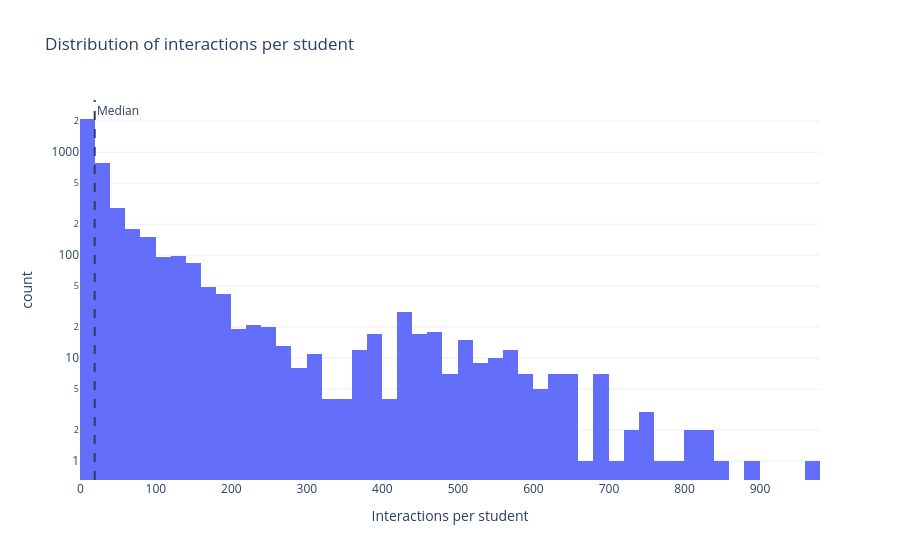
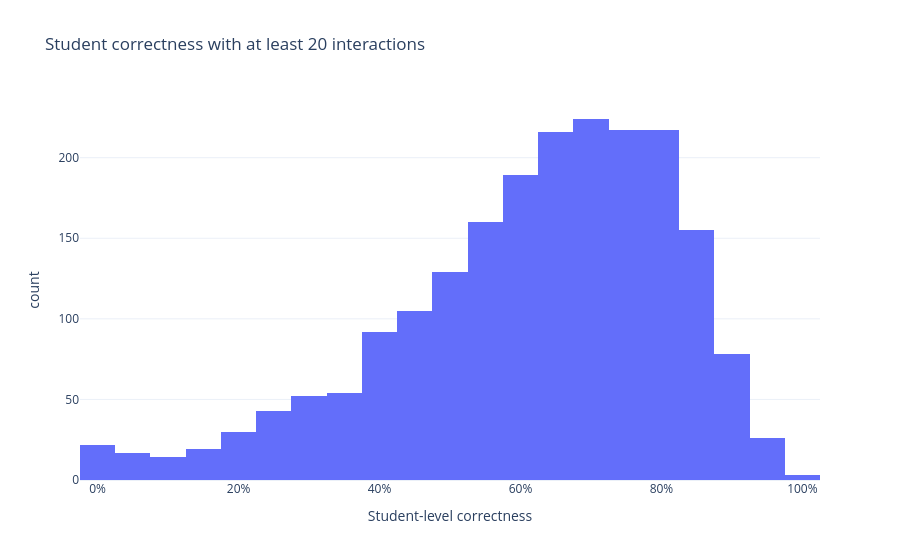

Notebook cell for these charts, in order:
### Code cell
fig = px.histogram(
    student_summary.reset_index(),
    x="interactions",
    nbins=60,
    log_y=True,
    title="Distribution of interactions per student",
    labels={"interactions": "Interactions per student", "count": "Students"},
    template=PLOT_TEMPLATE,
)
fig.add_vline(
    x=student_summary["interactions"].median(),
    line_dash="dash",
    annotation_text="Median",
)
fig.show()

history_threshold = 20
students_with_history = student_summary.query(
    "interactions >= @history_threshold"
).copy()

fig = px.histogram(
    students_with_history.reset_index(),
    x="accuracy",
    nbins=30,
    title=f"Student correctness with at least {history_threshold} interactions",
    labels={"accuracy": "Student-level correctness", "count": "Students"},
    template=PLOT_TEMPLATE,
)
fig.update_xaxes(tickformat=".0%")
fig.show()

print(
    f"{len(students_with_history):,} of {len(student_summary):,} students "
    f"have at least {history_threshold} interactions."
)

### Figure 1 — Plotly figure (JSON) as saved in the notebook; plotly's stock layout.template omitted (floating-point values rounded to 4 significant figures; data arrays with more than 128 entries replaced by an {"elided": "..."} marker saying what was removed)
{"data": [{"bingroup": "x", "hovertemplate": "Interactions per student=%{x}<br>count=%{y}<extra></extra>", "legendgroup": "", "marker": {"color": "#636efa", "pattern": {"shape": ""}}, "name": "", "nbinsx": 60, "orientation": "v", "showlegend": false, "type": "histogram", "x": {"elided": "4163 int values"}, "xaxis": "x", "yaxis": "y"}], "layout": {"annotations": [{"showarrow": false, "text": "Median", "x": 19, "xanchor": "left", "xref": "x", "y": 1, "yanchor": "top", "yref": "y domain"}], "barmode": "relative", "legend": {"tracegroupgap": 0}, "shapes": [{"line": {"dash": "dash"}, "type": "line", "x0": 19, "x1": 19, "xref": "x", "y0": 0, "y1": 1, "yref": "y domain"}], "title": {"text": "Distribution of interactions per student"}, "xaxis": {"anchor": "y", "domain": [0, 1], "title": {"text": "Interactions per student"}}, "yaxis": {"anchor": "x", "domain": [0, 1], "title": {"text": "count"}, "type": "log"}}}

### Figure 2 — Plotly figure (JSON) as saved in the notebook; plotly's stock layout.template omitted (floating-point values rounded to 4 significant figures; data arrays with more than 128 entries replaced by an {"elided": "..."} marker saying what was removed)
{"data": [{"bingroup": "x", "hovertemplate": "Student-level correctness=%{x}<br>count=%{y}<extra></extra>", "legendgroup": "", "marker": {"color": "#636efa", "pattern": {"shape": ""}}, "name": "", "nbinsx": 30, "orientation": "v", "showlegend": false, "type": "histogram", "x": {"elided": "2062 float values"}, "xaxis": "x", "yaxis": "y"}], "layout": {"barmode": "relative", "legend": {"tracegroupgap": 0}, "title": {"text": "Student correctness with at least 20 interactions"}, "xaxis": {"anchor": "y", "domain": [0, 1], "tickformat": ".0%", "title": {"text": "Student-level correctness"}}, "yaxis": {"anchor": "x", "domain": [0, 1], "title": {"text": "count"}}}}
